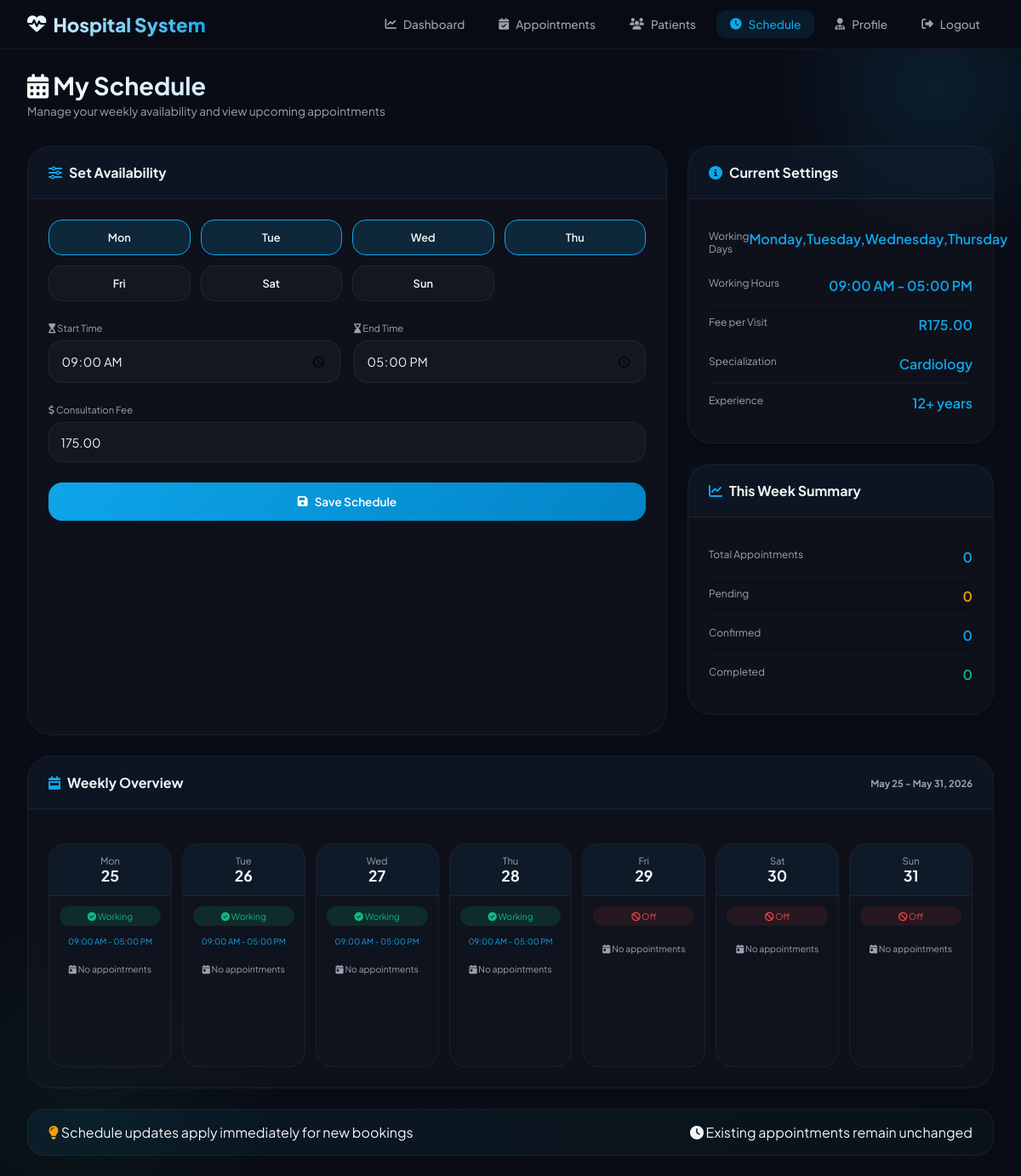
Screenshot of /doctor/schedule.php (signed in) with the database file from the repository.
### tables this page shows
CREATE TABLE doctors (
    id INT PRIMARY KEY AUTO_INCREMENT,
    user_id INT UNIQUE,
    specialization VARCHAR(100),
    qualification VARCHAR(200),
    experience_years INT,
    consultation_fee DECIMAL(10, 2),
    available_days VARCHAR(100),
    available_time_start TIME,
    available_time_end TIME,
    FOREIGN KEY (user_id) REFERENCES users(id) ON DELETE CASCADE
);

### includes/SessionManager.php (called while the page is built, shortened)
<?php
class SessionManager {
    public static function getUserId() {
        return $_SESSION['user_id'] ?? null;
    }
}
?>

### doctor/schedule.php (the view, shortened to what this page needs)
<?php
require_once '../includes/SessionManager.php';
$database = new Database();
$db = $database->getConnection();
$user_id = SessionManager::getUserId();
$doctorQuery = "SELECT d.id as doctor_id, d.specialization, d.available_days,
                d.available_time_start, d.available_time_end, d.consultation_fee,
                d.qualification, d.experience_years, u.full_name, u.email, u.phone
                FROM doctors d
                JOIN users u ON d.user_id = u.id
                WHERE d.user_id = :user_id";
$stmt = $db->prepare($doctorQuery);
$stmt->bindParam(':user_id', $user_id);
$stmt->execute();
$doctor = $stmt->fetch(PDO::FETCH_ASSOC);
$available_days_array = $doctor['available_days'] ? explode(',', $doctor['available_days']) : [];
$week_start = date('Y-m-d', strtotime('monday this week'));
$week_end = date('Y-m-d', strtotime('sunday this week'));
$appointmentsQuery = "SELECT a.*, u.full_name as patient_name, u.phone, u.email
                     FROM appointments a
                     JOIN users u ON a.patient_id = u.id
                     WHERE a.doctor_id = :doctor_id
                     AND a.appointment_date BETWEEN :week_start AND :week_end
                     ORDER BY a.appointment_date ASC, a.appointment_time ASC";
$appointmentsStmt = $db->prepare($appointmentsQuery);
$appointmentsStmt->bindParam(':doctor_id', $doctor['doctor_id']);
$appointmentsStmt->bindParam(':week_start', $week_start);
$appointmentsStmt->bindParam(':week_end', $week_end);
$appointmentsStmt->execute();
$week_appointments = $appointmentsStmt->fetchAll(PDO::FETCH_ASSOC);
$appointments_by_day = [];
$days_of_week = ['Monday', 'Tuesday', 'Wednesday', 'Thursday', 'Friday', 'Saturday', 'Sunday'];
?>
<!DOCTYPE html>
<html lang="en">
<head>
    <link rel="stylesheet" href="https://cdnjs.cloudflare.com/ajax/libs/font-awesome/6.4.0/css/all.min.css">
</head>
<body>
    <div class="bg-orb-1"></div>
    <div class="bg-orb-2"></div>
    <nav class="navbar">
        <div class="navbar-container">
            <a href="dashboard.php" class="logo">
                <i class="fas fa-heart-pulse"></i>
                <span>Hospital System</span>
            </a>
            <ul class="nav-menu">
                <li><a href="dashboard.php" class="nav-link"><i class="fas fa-chart-line"></i> Dashboard</a></li>
                <li><a href="appointments.php" class="nav-link"><i class="fas fa-calendar-check"></i> Appointments</a></li>
                <li><a href="patients.php" class="nav-link"><i class="fas fa-users"></i> Patients</a></li>
                <li><a href="schedule.php" class="nav-link active"><i class="fas fa-clock"></i> Schedule</a></li>
                <li><a href="profile.php" class="nav-link"><i class="fas fa-user-md"></i> Profile</a></li>
                <li><a href="../logout.php" class="nav-link"><i class="fas fa-sign-out-alt"></i> Logout</a></li>
            </ul>
        </div>
    </nav>
    <div class="schedule-wrapper">
        <div class="top-bar">
            <h1><i class="fas fa-calendar-alt"></i> My Schedule</h1>
            <p>Manage your weekly availability and view upcoming appointments</p>
        </div>
        <div class="two-columns">
            <div class="glass-card">
                <div class="card-header">
                    <i class="fas fa-sliders-h"></i> Set Availability
                </div>
                <div class="card-body">
                    <form method="POST" action="" id="scheduleForm">
                        <div class="days-grid">
                            <?php foreach ($days_of_week as $day): ?>
                                <div class="day-chip <?php echo in_array($day, $available_days_array) ? 'selected' : ''; ?>"
                                     onclick="toggleDay(this, '<?php echo $day; ?>')">
                                    <div class="day-name"><?php echo substr($day, 0, 3); ?></div>
                                </div>
                            <?php endforeach; ?>
                        </div>
                        <div class="time-input-group">
                            <div class="time-box">
                                <label class="time-label"><i class="fas fa-hourglass-start"></i> Start Time</label>
                                <input type="time" name="available_time_start" class="time-input"
                                       value="<?php echo $doctor['available_time_start']; ?>" required>
                            </div>
                            <div class="time-box">
                                <label class="time-label"><i class="fas fa-hourglass-end"></i> End Time</label>
                                <input type="time" name="available_time_end" class="time-input"
                                       value="<?php echo $doctor['available_time_end']; ?>" required>
                            </div>
                        </div>
                        <label class="time-label"><i class="fas fa-dollar-sign"></i> Consultation Fee</label>
                        <input type="number" name="consultation_fee" class="fee-input"
                               value="<?php echo $doctor['consultation_fee']; ?>" step="10" min="0" required>
                        <button type="submit" name="update_schedule" class="btn btn-primary">
                            <i class="fas fa-save"></i> Save Schedule
                        </button>
                    </form>
                </div>
            </div>
            <div>
                <div class="info-card">
                    <div class="card-header">
                        <i class="fas fa-info-circle"></i> Current Settings
                    </div>
                    <div class="card-body">
                        <div class="info-row">
                            <span class="info-label">Working Days</span>
                            <span class="info-value"><?php echo $doctor['available_days'] ?: 'Not set'; ?></span>
                        </div>
                        <div class="info-row">
                            <span class="info-label">Working Hours</span>
                            <span class="info-value">
                                <?php
                                if ($doctor['available_time_start'] && $doctor['available_time_end']) {
                                    echo date('h:i A', strtotime($doctor['available_time_start'])) . ' - ' .
                                         date('h:i A', strtotime($doctor['available_time_end']));
                                } else { echo 'Not set'; }
                                ?>
                            </span>
                        </div>
                        <div class="info-row">
                            <span class="info-label">Fee per Visit</span>
                            <span class="info-value">R<?php echo number_format($doctor['consultation_fee'], 2); ?></span>
                        </div>
                        <div class="info-row">
                            <span class="info-label">Specialization</span>
                            <span class="info-value"><?php echo htmlspecialchars($doctor['specialization']); ?></span>
                        </div>
                        <div class="info-row">
                            <span class="info-label">Experience</span>
                            <span class="info-value"><?php echo $doctor['experience_years']; ?>+ years</span>
                        </div>
                    </div>
                </div>
                <div class="info-card">
                    <div class="card-header">
                        <i class="fas fa-chart-line"></i> This Week Summary
                    </div>
                    <div class="card-body">
                        <div class="info-row">
                            <span class="info-label">Total Appointments</span>
                            <span class="info-value"><?php echo count($week_appointments); ?></span>
                        </div>
                        <div class="info-row">
                            <span class="info-label">Pending</span>
                            <span class="info-value" style="color: var(--warning);">
                                <?php echo count(array_filter($week_appointments, fn($a) => $a['status'] == 'pending')); ?>
                            </span>
                        </div>
                        <div class="info-row">
                            <span class="info-label">Confirmed</span>
                            <span class="info-value" style="color: var(--primary);">
                                <?php echo count(array_filter($week_appointments, fn($a) => $a['status'] == 'confirmed')); ?>
                            </span>
                        </div>
                        <div class="info-row">
                            <span class="info-label">Completed</span>
                            <span class="info-value" style="color: var(--accent);">
                                <?php echo count(array_filter($week_appointments, fn($a) => $a['status'] == 'completed')); ?>
                            </span>
                        </div>
                    </div>
                </div>
            </div>
        </div>
        <div class="glass-card">
            <div class="card-header">
                <i class="fas fa-calendar-week"></i> Weekly Overview
                <span style="margin-left: auto; font-size: 0.7rem; color: var(--text-muted);">
                    <?php echo date('M j', strtotime($week_start)); ?> - <?php echo date('M j, Y', strtotime($week_end)); ?>
                </span>
            </div>
            <div class="card-body">
                <div class="calendar-grid">
                    <?php
                    $current = strtotime($week_start);
                    for ($i = 0; $i < 7; $i++):
                        $day_name = date('l', $current);
                        $is_working = in_array($day_name, $available_days_array);
                        $day_appointments = $appointments_by_day[$day_name] ?? [];
                    ?>
                        <div class="calendar-day">
                            <div class="day-head">
                                <div class="day"><?php echo substr($day_name, 0, 3); ?></div>
                                <div class="date"><?php echo date('j', $current); ?></div>
                            </div>
                            <div class="day-body">
                                <div class="working-indicator <?php echo $is_working ? 'active' : 'inactive'; ?>">
                                    <i class="fas <?php echo $is_working ? 'fa-check-circle' : 'fa-ban'; ?>"></i>
                                    <?php echo $is_working ? 'Working' : 'Off'; ?>
                                </div>
                                <?php if ($is_working && $doctor['available_time_start'] && $doctor['available_time_end']): ?>
                                    <div style="font-size: 0.6rem; text-align: center; color: var(--primary); margin-bottom: 0.75rem;">
                                        <?php echo date('h:i A', strtotime($doctor['available_time_start'])); ?> -
                                        <?php echo date('h:i A', strtotime($doctor['available_time_end'])); ?>
                                    </div>
                                <?php endif; ?>
                                <?php if (count($day_appointments) > 0): ?>
                                    <?php foreach ($day_appointments as $apt): ?>
                                        <div class="appointment-item">
                                            <div class="patient-name"><?php echo htmlspecialchars($apt['patient_name']); ?></div>
                                            <div class="appointment-time"><?php echo date('h:i A', strtotime($apt['appointment_time'])); ?></div>
                                            <span class="status-badge status-<?php echo $apt['status']; ?>">
                                                <?php echo ucfirst($apt['status']); ?>
                                            </span>
                                        </div>
                                    <?php endforeach; ?>
                                <?php else: ?>
                                    <div class="empty-slot">
                                        <i class="fas fa-calendar-day"></i> No appointments
                                    </div>
                                <?php endif; ?>
                            </div>
                        </div>
                    <?php
                        $current = strtotime('+1 day', $current);
                    endfor;
                    ?>
                </div>
            </div>
        </div>
        <div class="tips-bar">
            <div><i class="fas fa-lightbulb" style="color: var(--warning);"></i> Schedule updates apply immediately for new bookings</div>
            <div><i class="fas fa-clock"></i> Existing appointments remain unchanged</div>
        </div>
    </div>
</body>
</html>

### rows the page displays
doctors: available_time_start "09:00:00", available_time_end "17:00:00", consultation_fee "175.00", available_days "Monday,Tuesday,Wednesday,Thursday", available_time_start "09:00 AM", available_time_end "05:00 PM", specialization "Cardiology", experience_years "12"

### other values shown
substr($day, 0, 3) "Mon"
substr($day, 0, 3) "Tue"
substr($day, 0, 3) "Wed"
substr($day, 0, 3) "Thu"
substr($day, 0, 3) "Fri"
substr($day, 0, 3) "Sat"
substr($day, 0, 3) "Sun"
count($week_appointments) "0"
substr($day_name, 0, 3) "Mon"
substr($day_name, 0, 3) "Tue"
date('j', $current) "26"
substr($day_name, 0, 3) "Wed"
date('j', $current) "27"
substr($day_name, 0, 3) "Thu"
date('j', $current) "28"
